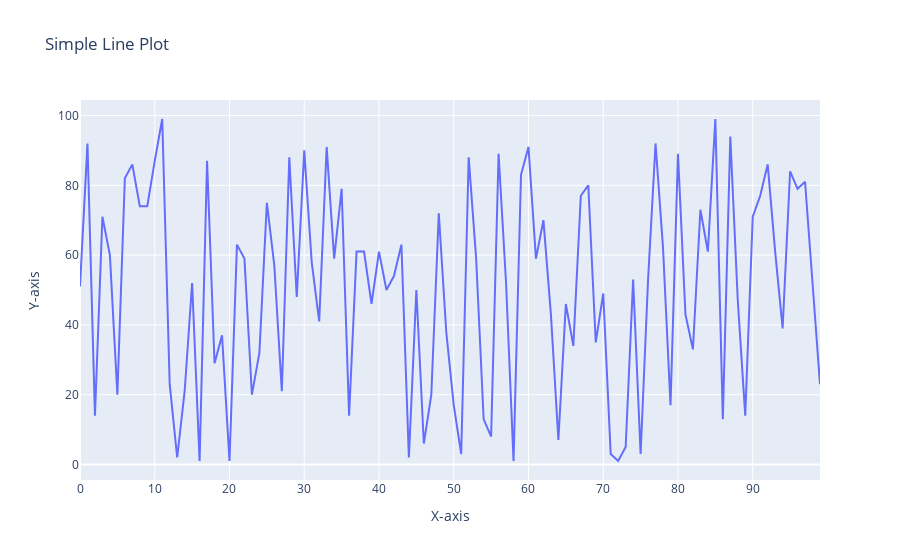

Notebook code for this chart:
### Code cell
# 20. Using Plotly, create a basic line plot of a randomly generated dataset, label the axes, and set the title as 'Simple Line Plot'.

import numpy as np
import pandas as pd
import plotly.express as px

# Generate a random dataset
np.random.seed(42)
x = np.arange(0, 100)
y = np.random.randint(0, 100, size=100)

# Create a DataFrame
df = pd.DataFrame({'x': x, 'y': y})

# Create a line plot using Plotly
fig = px.line(df, x='x', y='y', title='Simple Line Plot')

# Update the layout for axis labels
fig.update_layout(
    xaxis_title='X-axis',
    yaxis_title='Y-axis'
)

# Show the plot
fig.show()

### Figure 1 — Plotly figure (JSON) as saved in the notebook; plotly's stock layout.template omitted (floating-point values rounded to 4 significant figures)
{"data": [{"hovertemplate": "x=%{x}<br>y=%{y}<extra></extra>", "legendgroup": "", "line": {"color": "#636efa", "dash": "solid"}, "marker": {"symbol": "circle"}, "mode": "lines", "name": "", "orientation": "v", "showlegend": false, "type": "scatter", "x": [0, 1, 2, 3, 4, 5, 6, 7, 8, 9, 10, 11, 12, 13, 14, 15, 16, 17, 18, 19, 20, 21, 22, 23, 24, 25, 26, 27, 28, 29, 30, 31, 32, 33, 34, 35, 36, 37, 38, 39, 40, 41, 42, 43, 44, 45, 46, 47, 48, 49, 50, 51, 52, 53, 54, 55, 56, 57, 58, 59, 60, 61, 62, 63, 64, 65, 66, 67, 68, 69, 70, 71, 72, 73, 74, 75, 76, 77, 78, 79, 80, 81, 82, 83, 84, 85, 86, 87, 88, 89, 90, 91, 92, 93, 94, 95, 96, 97, 98, 99], "xaxis": "x", "y": [51, 92, 14, 71, 60, 20, 82, 86, 74, 74, 87, 99, 23, 2, 21, 52, 1, 87, 29, 37, 1, 63, 59, 20, 32, 75, 57, 21, 88, 48, 90, 58, 41, 91, 59, 79, 14, 61, 61, 46, 61, 50, 54, 63, 2, 50, 6, 20, 72, 38, 17, 3, 88, 59, 13, 8, 89, 52, 1, 83, 91, 59, 70, 43, 7, 46, 34, 77, 80, 35, 49, 3, 1, 5, 53, 3, 53, 92, 62, 17, 89, 43, 33, 73, 61, 99, 13, 94, 47, 14, 71, 77, 86, 61, 39, 84, 79, 81, 52, 23], "yaxis": "y"}], "layout": {"legend": {"tracegroupgap": 0}, "title": {"text": "Simple Line Plot"}, "xaxis": {"anchor": "y", "domain": [0, 1], "title": {"text": "X-axis"}}, "yaxis": {"anchor": "x", "domain": [0, 1], "title": {"text": "Y-axis"}}}}
